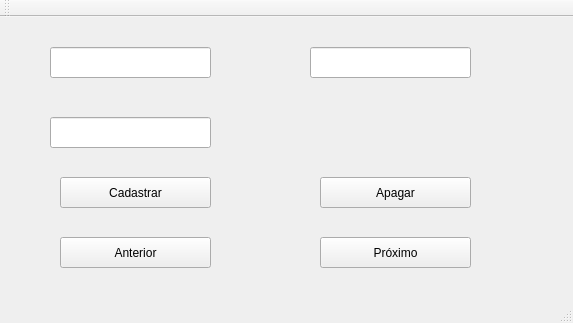
<?xml version="1.0" encoding="UTF-8"?>
<ui version="4.0">
 <class>MainWindow</class>
 <widget class="QMainWindow" name="MainWindow">
  <property name="geometry">
   <rect>
    <x>0</x>
    <y>0</y>
    <width>573</width>
    <height>323</height>
   </rect>
  </property>
  <property name="windowTitle">
   <string>MainWindow</string>
  </property>
  <widget class="QWidget" name="centralWidget">
   <widget class="QLineEdit" name="lineEdit_Nome">
    <property name="geometry">
     <rect>
      <x>50</x>
      <y>30</y>
      <width>161</width>
      <height>31</height>
     </rect>
    </property>
   </widget>
   <widget class="QLineEdit" name="lineEdit_CPF">
    <property name="geometry">
     <rect>
      <x>310</x>
      <y>30</y>
      <width>161</width>
      <height>31</height>
     </rect>
    </property>
   </widget>
   <widget class="QLineEdit" name="lineEdit_End">
    <property name="geometry">
     <rect>
      <x>50</x>
      <y>100</y>
      <width>161</width>
      <height>31</height>
     </rect>
    </property>
   </widget>
   <widget class="QPushButton" name="pushButton_Cadastrar">
    <property name="geometry">
     <rect>
      <x>60</x>
      <y>160</y>
      <width>151</width>
      <height>31</height>
     </rect>
    </property>
    <property name="text">
     <string>Cadastrar</string>
    </property>
   </widget>
   <widget class="QPushButton" name="pushButton_Apagar">
    <property name="geometry">
     <rect>
      <x>320</x>
      <y>160</y>
      <width>151</width>
      <height>31</height>
     </rect>
    </property>
    <property name="text">
     <string>Apagar</string>
    </property>
   </widget>
   <widget class="QPushButton" name="pushButton_Anterior">
    <property name="geometry">
     <rect>
      <x>60</x>
      <y>220</y>
      <width>151</width>
      <height>31</height>
     </rect>
    </property>
    <property name="text">
     <string>Anterior</string>
    </property>
   </widget>
   <widget class="QPushButton" name="pushButton_Proximo">
    <property name="geometry">
     <rect>
      <x>320</x>
      <y>220</y>
      <width>151</width>
      <height>31</height>
     </rect>
    </property>
    <property name="text">
     <string>Próximo</string>
    </property>
   </widget>
  </widget>
  <widget class="QMenuBar" name="menuBar">
   <property name="geometry">
    <rect>
     <x>0</x>
     <y>0</y>
     <width>573</width>
     <height>17</height>
    </rect>
   </property>
  </widget>
  <widget class="QToolBar" name="mainToolBar">
   <attribute name="toolBarArea">
    <enum>TopToolBarArea</enum>
   </attribute>
   <attribute name="toolBarBreak">
    <bool>false</bool>
   </attribute>
  </widget>
  <widget class="QStatusBar" name="statusBar"/>
 </widget>
 <layoutdefault spacing="6" margin="11"/>
 <resources/>
 <connections/>
</ui>
